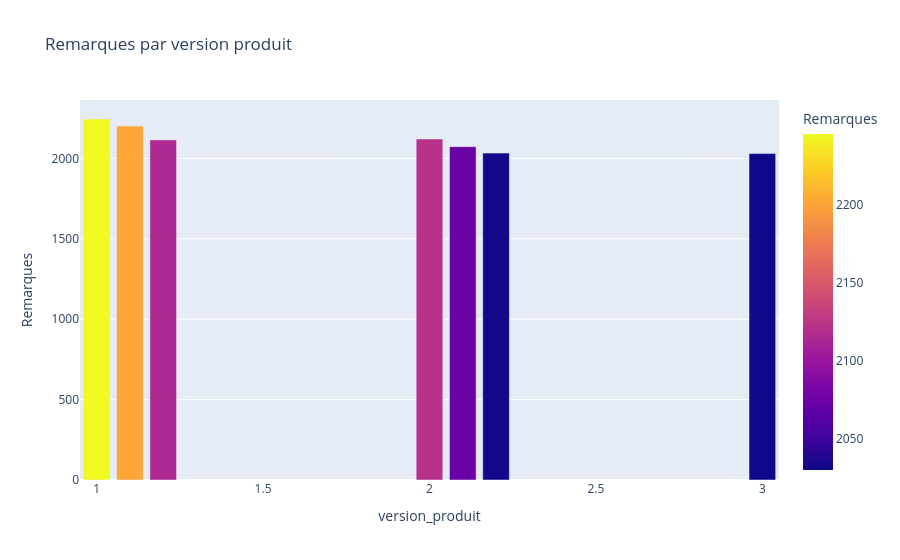

Source (notebook cell):
### Code cell
kpi_version = df.groupby("version_produit")["Remarques"].count().reset_index()

fig = px.bar(
    kpi_version,
    x="version_produit",
    y="Remarques",
    color="Remarques",
    title="Remarques par version produit"
)

fig.show()

### Figure 1 — Plotly figure (JSON) as saved in the notebook; plotly's stock layout.template omitted (floating-point values rounded to 4 significant figures)
{"data": [{"hovertemplate": "version_produit=%{x}<br>Remarques=%{marker.color}<extra></extra>", "legendgroup": "", "marker": {"color": [2245, 2201, 2115, 2121, 2073, 2033, 2030], "coloraxis": "coloraxis", "pattern": {"shape": ""}}, "name": "", "orientation": "v", "showlegend": false, "textposition": "auto", "type": "bar", "x": [1.0, 1.1, 1.2, 2.0, 2.1, 2.2, 3.0], "xaxis": "x", "y": [2245, 2201, 2115, 2121, 2073, 2033, 2030], "yaxis": "y"}], "layout": {"barmode": "relative", "coloraxis": {"colorbar": {"title": {"text": "Remarques"}}, "colorscale": [[0, "#0d0887"], [0.1111, "#46039f"], [0.2222, "#7201a8"], [0.3333, "#9c179e"], [0.4444, "#bd3786"], [0.5556, "#d8576b"], [0.6667, "#ed7953"], [0.7778, "#fb9f3a"], [0.8889, "#fdca26"], [1, "#f0f921"]]}, "legend": {"tracegroupgap": 0}, "title": {"text": "Remarques par version produit"}, "xaxis": {"anchor": "y", "domain": [0, 1], "title": {"text": "version_produit"}}, "yaxis": {"anchor": "x", "domain": [0, 1], "title": {"text": "Remarques"}}}}
